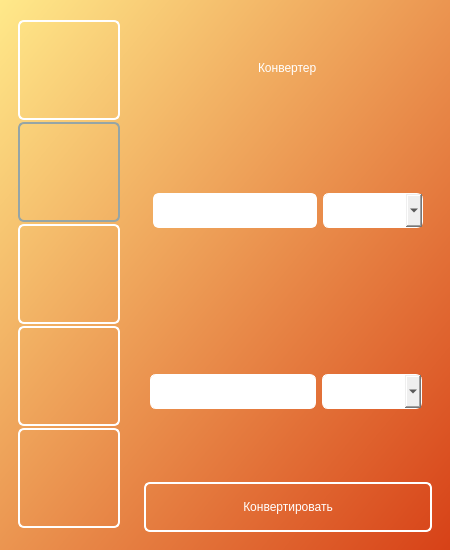
<?xml version="1.0" encoding="UTF-8"?>
<ui version="4.0">
 <class>Dialog</class>
 <widget class="QDialog" name="Dialog">
  <property name="geometry">
   <rect>
    <x>0</x>
    <y>0</y>
    <width>450</width>
    <height>550</height>
   </rect>
  </property>
  <property name="minimumSize">
   <size>
    <width>450</width>
    <height>550</height>
   </size>
  </property>
  <property name="maximumSize">
   <size>
    <width>700</width>
    <height>700</height>
   </size>
  </property>
  <property name="windowTitle">
   <string>Dialog</string>
  </property>
  <layout class="QHBoxLayout" name="horizontalLayout">
   <property name="leftMargin">
    <number>0</number>
   </property>
   <property name="topMargin">
    <number>0</number>
   </property>
   <property name="rightMargin">
    <number>0</number>
   </property>
   <property name="bottomMargin">
    <number>0</number>
   </property>
   <item>
    <widget class="QWidget" name="bgwidget" native="true">
     <property name="styleSheet">
      <string notr="true">QWidget #bgwidget {
background-color: qlineargradient(spread:pad, x1:0, y1:0, x2:1, y2:1, stop:0 rgba(255, 233, 138, 255), stop:1 rgba(215, 65, 23, 255));
}</string>
     </property>
     <layout class="QHBoxLayout" name="horizontalLayout_2">
      <item>
       <widget class="QFrame" name="menu">
        <property name="minimumSize">
         <size>
          <width>120</width>
          <height>0</height>
         </size>
        </property>
        <property name="maximumSize">
         <size>
          <width>100</width>
          <height>16777215</height>
         </size>
        </property>
        <property name="autoFillBackground">
         <bool>false</bool>
        </property>
        <property name="frameShape">
         <enum>QFrame::NoFrame</enum>
        </property>
        <property name="frameShadow">
         <enum>QFrame::Raised</enum>
        </property>
        <layout class="QVBoxLayout" name="verticalLayout">
         <property name="spacing">
          <number>0</number>
         </property>
         <property name="rightMargin">
          <number>9</number>
         </property>
         <item>
          <widget class="QPushButton" name="width">
           <property name="minimumSize">
            <size>
             <width>0</width>
             <height>100</height>
            </size>
           </property>
           <property name="maximumSize">
            <size>
             <width>16777215</width>
             <height>16777215</height>
            </size>
           </property>
           <property name="cursor">
            <cursorShape>PointingHandCursor</cursorShape>
           </property>
           <property name="styleSheet">
            <string notr="true">background-color: rgba(255, 255, 255, 0);
border: 2px solid white;
border-radius: 6px;</string>
           </property>
           <property name="text">
            <string/>
           </property>
           <property name="icon">
            <iconset>
             <normaloff>../images/icons8-линейка-96.png</normaloff>../images/icons8-линейка-96.png</iconset>
           </property>
           <property name="iconSize">
            <size>
             <width>40</width>
             <height>40</height>
            </size>
           </property>
          </widget>
         </item>
         <item>
          <widget class="QPushButton" name="weight">
           <property name="minimumSize">
            <size>
             <width>0</width>
             <height>100</height>
            </size>
           </property>
           <property name="cursor">
            <cursorShape>PointingHandCursor</cursorShape>
           </property>
           <property name="styleSheet">
            <string notr="true">background-color: rgba(255, 255, 255, 0);
border: 2px solid #95A5A6;
border-radius: 6px;</string>
           </property>
           <property name="text">
            <string/>
           </property>
           <property name="icon">
            <iconset>
             <normaloff>../images/вес.png</normaloff>../images/вес.png</iconset>
           </property>
           <property name="iconSize">
            <size>
             <width>40</width>
             <height>40</height>
            </size>
           </property>
          </widget>
         </item>
         <item>
          <widget class="QPushButton" name="time">
           <property name="minimumSize">
            <size>
             <width>0</width>
             <height>100</height>
            </size>
           </property>
           <property name="cursor">
            <cursorShape>PointingHandCursor</cursorShape>
           </property>
           <property name="styleSheet">
            <string notr="true">background-color: rgba(255, 255, 255, 0);
border: 2px solid white;
border-radius: 6px;</string>
           </property>
           <property name="text">
            <string/>
           </property>
           <property name="icon">
            <iconset>
             <normaloff>../images/icons8-часы-96.png</normaloff>../images/icons8-часы-96.png</iconset>
           </property>
           <property name="iconSize">
            <size>
             <width>40</width>
             <height>40</height>
            </size>
           </property>
          </widget>
         </item>
         <item>
          <widget class="QPushButton" name="temperature">
           <property name="minimumSize">
            <size>
             <width>0</width>
             <height>100</height>
            </size>
           </property>
           <property name="cursor">
            <cursorShape>PointingHandCursor</cursorShape>
           </property>
           <property name="styleSheet">
            <string notr="true">background-color: rgba(255, 255, 255, 0);
border: 2px solid white;
border-radius: 6px;</string>
           </property>
           <property name="text">
            <string/>
           </property>
           <property name="icon">
            <iconset>
             <normaloff>../images/icons8-температура-96.png</normaloff>../images/icons8-температура-96.png</iconset>
           </property>
           <property name="iconSize">
            <size>
             <width>40</width>
             <height>40</height>
            </size>
           </property>
          </widget>
         </item>
         <item>
          <widget class="QPushButton" name="speed">
           <property name="minimumSize">
            <size>
             <width>0</width>
             <height>100</height>
            </size>
           </property>
           <property name="cursor">
            <cursorShape>PointingHandCursor</cursorShape>
           </property>
           <property name="styleSheet">
            <string notr="true">background-color: rgba(255, 255, 255, 0);
border: 2px solid white;
border-radius: 6px;</string>
           </property>
           <property name="text">
            <string/>
           </property>
           <property name="icon">
            <iconset>
             <normaloff>../images/icons8-fast-download-96.png</normaloff>../images/icons8-fast-download-96.png</iconset>
           </property>
           <property name="iconSize">
            <size>
             <width>40</width>
             <height>40</height>
            </size>
           </property>
          </widget>
         </item>
        </layout>
       </widget>
      </item>
      <item>
       <widget class="QFrame" name="main_frame">
        <property name="frameShape">
         <enum>QFrame::NoFrame</enum>
        </property>
        <property name="frameShadow">
         <enum>QFrame::Raised</enum>
        </property>
        <layout class="QVBoxLayout" name="verticalLayout_2">
         <item alignment="Qt::AlignHCenter">
          <widget class="QFrame" name="name_frame">
           <property name="maximumSize">
            <size>
             <width>16777215</width>
             <height>100</height>
            </size>
           </property>
           <property name="frameShape">
            <enum>QFrame::NoFrame</enum>
           </property>
           <property name="frameShadow">
            <enum>QFrame::Raised</enum>
           </property>
           <layout class="QHBoxLayout" name="horizontalLayout_6">
            <item alignment="Qt::AlignRight">
             <widget class="QLabel" name="name">
              <property name="maximumSize">
               <size>
                <width>16777215</width>
                <height>16777215</height>
               </size>
              </property>
              <property name="baseSize">
               <size>
                <width>190</width>
                <height>80</height>
               </size>
              </property>
              <property name="styleSheet">
               <string notr="true">color: rgb(255, 255, 255);
font: 87 26pt &quot;Segoe UI Black&quot;;
</string>
              </property>
              <property name="frameShape">
               <enum>QFrame::NoFrame</enum>
              </property>
              <property name="text">
               <string>Конвертер</string>
              </property>
             </widget>
            </item>
           </layout>
          </widget>
         </item>
         <item>
          <widget class="QFrame" name="input_frame">
           <property name="maximumSize">
            <size>
             <width>16777215</width>
             <height>200</height>
            </size>
           </property>
           <property name="frameShape">
            <enum>QFrame::NoFrame</enum>
           </property>
           <property name="frameShadow">
            <enum>QFrame::Raised</enum>
           </property>
           <layout class="QHBoxLayout" name="horizontalLayout_3">
            <item>
             <widget class="QLineEdit" name="value_input">
              <property name="minimumSize">
               <size>
                <width>0</width>
                <height>35</height>
               </size>
              </property>
              <property name="styleSheet">
               <string notr="true">background-color: rgba(255, 255, 255);
border: 2px solid white;
border-radius: 6px;
font: 14pt &quot;MS Shell Dlg 2&quot;;</string>
              </property>
             </widget>
            </item>
            <item>
             <widget class="QComboBox" name="input_units">
              <property name="minimumSize">
               <size>
                <width>100</width>
                <height>35</height>
               </size>
              </property>
              <property name="maximumSize">
               <size>
                <width>100</width>
                <height>16777215</height>
               </size>
              </property>
              <property name="cursor">
               <cursorShape>PointingHandCursor</cursorShape>
              </property>
              <property name="styleSheet">
               <string notr="true">font: 14pt &quot;MS Shell Dlg 2&quot;;
border: 1px solid white;
border-radius: 6px;</string>
              </property>
              <property name="iconSize">
               <size>
                <width>20</width>
                <height>20</height>
               </size>
              </property>
              <property name="frame">
               <bool>true</bool>
              </property>
             </widget>
            </item>
           </layout>
          </widget>
         </item>
         <item>
          <widget class="QFrame" name="result_frame">
           <property name="maximumSize">
            <size>
             <width>16777215</width>
             <height>200</height>
            </size>
           </property>
           <property name="frameShape">
            <enum>QFrame::NoFrame</enum>
           </property>
           <property name="frameShadow">
            <enum>QFrame::Raised</enum>
           </property>
           <layout class="QHBoxLayout" name="horizontalLayout_4">
            <property name="spacing">
             <number>0</number>
            </property>
            <property name="leftMargin">
             <number>0</number>
            </property>
            <property name="topMargin">
             <number>0</number>
            </property>
            <property name="rightMargin">
             <number>0</number>
            </property>
            <property name="bottomMargin">
             <number>0</number>
            </property>
            <item>
             <widget class="QFrame" name="frame">
              <property name="frameShape">
               <enum>QFrame::NoFrame</enum>
              </property>
              <property name="frameShadow">
               <enum>QFrame::Raised</enum>
              </property>
              <layout class="QHBoxLayout" name="horizontalLayout_7">
               <property name="leftMargin">
                <number>6</number>
               </property>
               <property name="topMargin">
                <number>9</number>
               </property>
               <property name="rightMargin">
                <number>6</number>
               </property>
               <item>
                <widget class="QLabel" name="result">
                 <property name="minimumSize">
                  <size>
                   <width>0</width>
                   <height>35</height>
                  </size>
                 </property>
                 <property name="maximumSize">
                  <size>
                   <width>16777215</width>
                   <height>30</height>
                  </size>
                 </property>
                 <property name="styleSheet">
                  <string notr="true">font: 63 16pt &quot;Segoe UI Semibold&quot;;
background-color: rgb(255, 255, 255);
border: 1px solid white;
border-radius: 6px;
font: 14pt &quot;MS Shell Dlg 2&quot;;</string>
                 </property>
                 <property name="text">
                  <string/>
                 </property>
                </widget>
               </item>
              </layout>
             </widget>
            </item>
            <item>
             <widget class="QFrame" name="combo_frame">
              <property name="maximumSize">
               <size>
                <width>110</width>
                <height>16777215</height>
               </size>
              </property>
              <property name="frameShape">
               <enum>QFrame::NoFrame</enum>
              </property>
              <property name="frameShadow">
               <enum>QFrame::Raised</enum>
              </property>
              <layout class="QHBoxLayout" name="horizontalLayout_5">
               <property name="leftMargin">
                <number>0</number>
               </property>
               <property name="topMargin">
                <number>5</number>
               </property>
               <property name="rightMargin">
                <number>9</number>
               </property>
               <property name="bottomMargin">
                <number>0</number>
               </property>
               <item>
                <widget class="QComboBox" name="output_units">
                 <property name="minimumSize">
                  <size>
                   <width>0</width>
                   <height>35</height>
                  </size>
                 </property>
                 <property name="maximumSize">
                  <size>
                   <width>100</width>
                   <height>16777215</height>
                  </size>
                 </property>
                 <property name="cursor">
                  <cursorShape>PointingHandCursor</cursorShape>
                 </property>
                 <property name="styleSheet">
                  <string notr="true">font: 14pt &quot;MS Shell Dlg 2&quot;;
border: 1px solid white;
border-radius: 6px;</string>
                 </property>
                </widget>
               </item>
              </layout>
             </widget>
            </item>
           </layout>
          </widget>
         </item>
         <item>
          <widget class="QPushButton" name="show_result">
           <property name="maximumSize">
            <size>
             <width>16777215</width>
             <height>50</height>
            </size>
           </property>
           <property name="cursor">
            <cursorShape>PointingHandCursor</cursorShape>
           </property>
           <property name="styleSheet">
            <string notr="true">font: 87 16pt &quot;Segoe UI Black&quot;;
color: rgb(255, 255, 255);
border: 2px solid white;
border-radius: 6px;</string>
           </property>
           <property name="text">
            <string>Конвертировать</string>
           </property>
          </widget>
         </item>
        </layout>
       </widget>
      </item>
     </layout>
    </widget>
   </item>
  </layout>
 </widget>
 <resources/>
 <connections/>
</ui>
